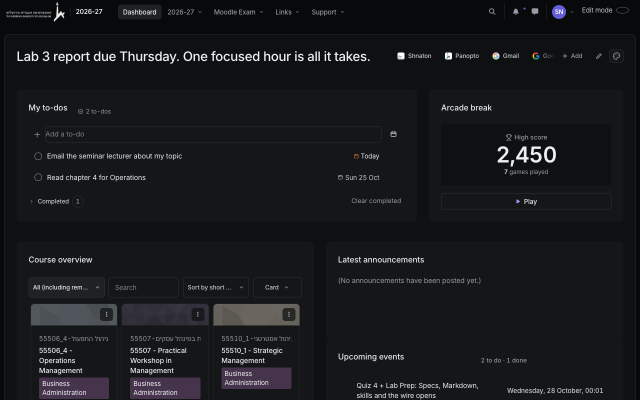
#> input picture docs/store/screenshot-night-operator.png, 1280 x 800 px, found by its file name (shown at 1/2 size); its folder holds 4 pictures in this run
$ python marquee.py
#> lines starting #> are read from the running program, lines starting #| are printed output that depends on the picture; after the words box and inside, x2 and y2 are one past the last pixel; in counts of white or black regions, pixels touching at a corner belong together
# Builds docs/store/promo-marquee-1400x560.png (24-bit, no alpha) from the store screenshots:
# brand on the left, three themes fanned out on the right.
from PIL import Image, ImageDraw, ImageFont, ImageFilter
W, H = 1400, 560
INK, YELLOW, PINK = (20, 20, 28), (255, 207, 51), (255, 111, 177)
AV = '/System/Library/Fonts/Avenir Next.ttc'
font = lambda size, idx: ImageFont.truetype(AV, size, index=idx)  # 0 regular, 2 demi bold, 8 heavy

m = Image.new('RGB', (W, H), INK)
# soft yellow glow behind the shots
glow = Image.new('RGBA', (W, H), (0, 0, 0, 0)); ImageDraw.Draw(glow).ellipse((700, -120, 1500, 680), fill=YELLOW + (70,))
#> after `glow = Image.new('RGBA', (W, H), (0, 0, 0, 0))`: glow: PIL image 1400x560 RGBA; every value is 0
#> after `ImageDraw.Draw(glow).ellipse((700, -120, 1500, 680), fill=YELLOW + (70`:
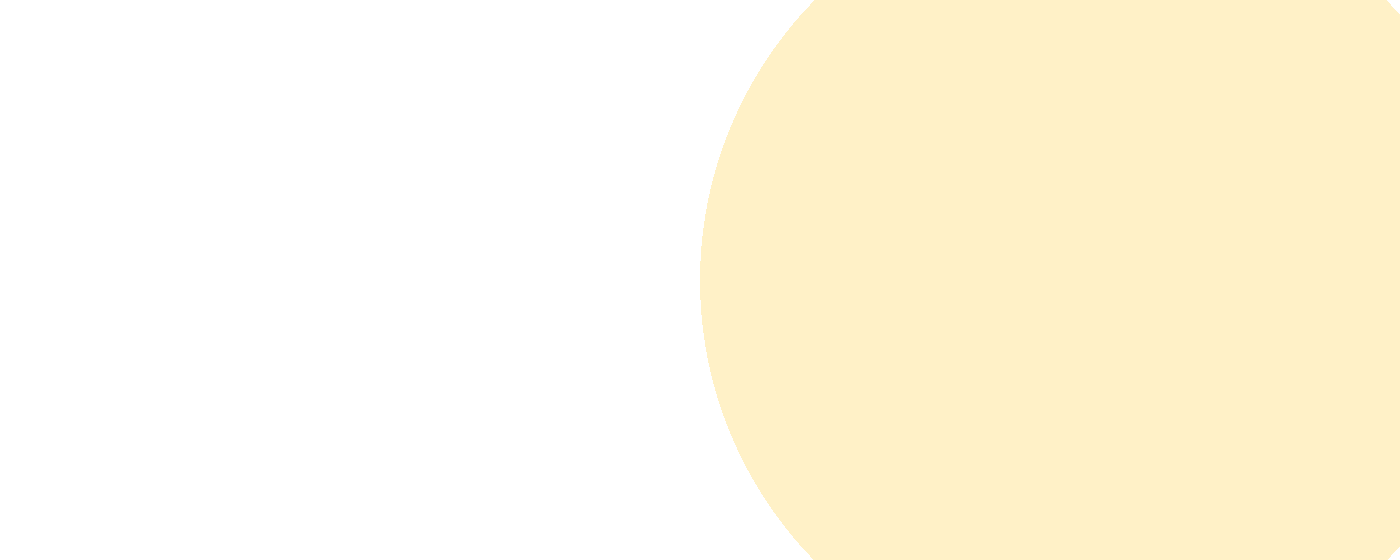
#> glow: PIL image 1400x560 RGBA; mean R, G, B, A 121, 98.2, 24.2, 33.2; transparent parts drawn white
m.paste(glow.filter(ImageFilter.GaussianBlur(120)), (0, 0), glow.filter(ImageFilter.GaussianBlur(120)))

def card(name, w, angle):
#> called with name = 'night-operator', w = 540, angle = 7
    im = Image.open(f'docs/store/screenshot-{name}.png').convert('RGB')
#> im is the input picture: PIL image 1280x800 RGB; mean R, G, B 24.9, 25.6, 27.8
    im = im.resize((w, round(w * 800 / 1280)), Image.LANCZOS)
#> im: PIL image 540x338 RGB
    mask = Image.new('L', im.size, 0); ImageDraw.Draw(mask).rounded_rectangle((0, 0, *im.size), 18, fill=255)
#> after `mask = Image.new('L', im.size, 0)`: mask: PIL image 540x338 L; every value is 0
#> after `ImageDraw.Draw(mask).rounded_rectangle((0, 0, *im.size), 18, fill=255)`:
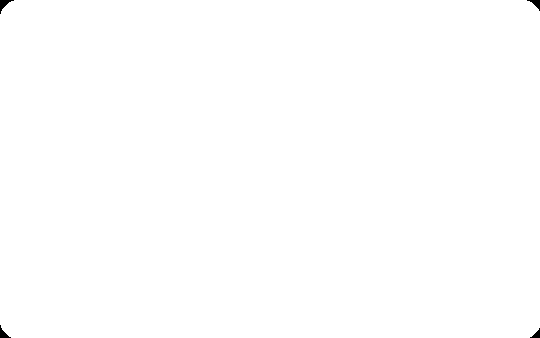
#> mask: PIL image 540x338 L; 99.9% white; 4 black regions, box (x1, y1, x2, y2) and area: (0, 0, 14, 14) 74, (527, 0, 540, 11) 60, (0, 325, 11, 338) 60, (530, 328, 540, 338) 47
    c = Image.new('RGBA', im.size); c.paste(im, (0, 0), mask)
#> after `c = Image.new('RGBA', im.size)`: c: PIL image 540x338 RGBA; every value is 0
    return c.rotate(angle, resample=Image.BICUBIC, expand=True)

def place(c, x, y):
#> called with x = 730, y = 34
    sh = Image.new('RGBA', c.size, (0, 0, 0, 0)); sh.putalpha(c.getchannel('A').point(lambda a: int(a * 0.55)))
#> after `sh = Image.new('RGBA', c.size, (0, 0, 0, 0))`: sh: PIL image 578x402 RGBA; every value is 0
    sh = sh.filter(ImageFilter.GaussianBlur(18))
    m.paste((0, 0, 0), (x + 10, y + 22), sh); m.paste(c, (x, y), c)

place(card('night-operator', 540, 7), 730, 34)
place(card('ahead', 540, -6), 640, 196)
#> call 2 of card, with name = 'ahead', w = 540, angle = -6
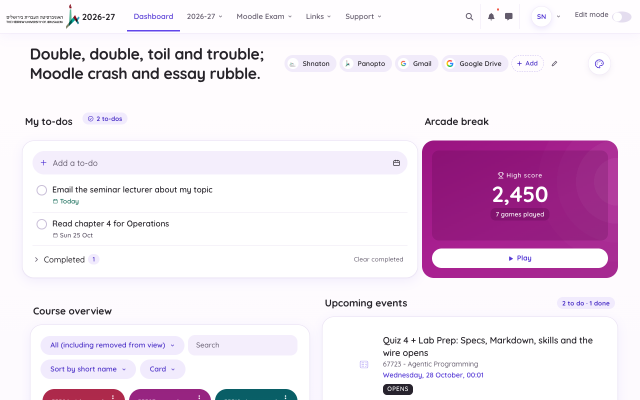
#> input picture docs/store/screenshot-ahead.png, 1280 x 800 px, found by its file name (shown at 1/2 size)
#> in card, im is the input picture: PIL image 1280x800 RGB; mean R, G, B 238, 224.3, 237.4
#> in card (call 2), `return c.rotate(angle, resample=Image.BICUBIC, expand=True)`:
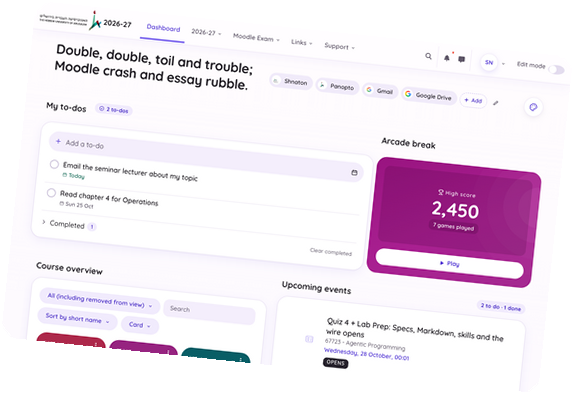
#> returned value: PIL image 574x394 RGBA; mean R, G, B, A 191.2, 180.2, 190.9, 205.5; transparent parts drawn white
#> in place (call 2), `sh = Image.new('RGBA', c.size, (0, 0, 0, 0))`: sh: PIL image 574x394 RGBA; every value is 0
place(card('campus-pop', 580, 1), 770, 124)
#> call 3 of card, with name = 'campus-pop', w = 580, angle = 1
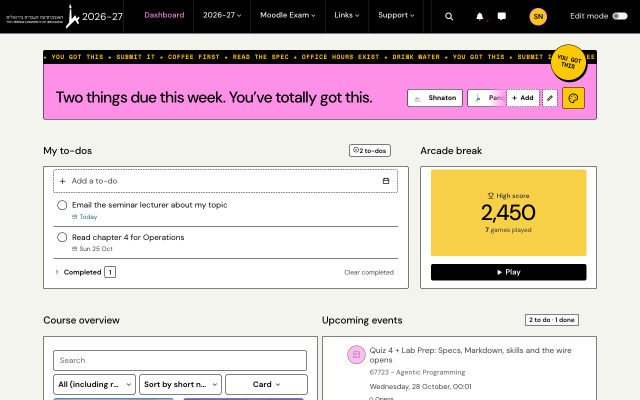
#> input picture docs/store/screenshot-campus-pop.png, 1280 x 800 px, found by its file name (shown at 1/2 size)
#> in card, im is the input picture: PIL image 1280x800 RGB; mean R, G, B 214.1, 200.3, 198.9
#> in card (call 3), `mask = Image.new('L', im.size, 0)`: mask: PIL image 580x362 L; every value is 0
#> in card (call 3), `ImageDraw.Draw(mask).rounded_rectangle((0, 0, *im.size), 18, fill=255)`: mask: PIL image 580x362 L; 99.9% white; 4 black regions, box (x1, y1, x2, y2) and area: (0, 0, 14, 14) 74, (567, 0, 580, 11) 60, (0, 349, 11, 362) 60, (570, 352, 580, 362) 47
#> in card (call 3), `c = Image.new('RGBA', im.size)`: c: PIL image 580x362 RGBA; every value is 0
#> call 3 of place, with x = 770, y = 124
#> in place (call 3), `sh = Image.new('RGBA', c.size, (0, 0, 0, 0))`: sh: PIL image 588x374 RGBA; every value is 0
#> in place (call 3), `sh = sh.filter(ImageFilter.GaussianBlur(18))`:
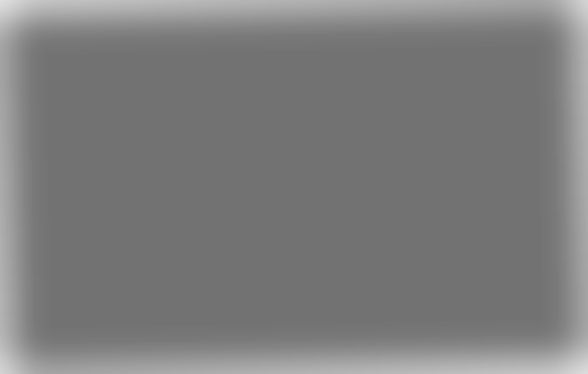
#> sh: PIL image 588x374 RGBA; mean R, G, B, A 0, 0, 0, 129.5; transparent parts drawn white
#> in place (call 3), `m.paste(c, (x, y), c)`:
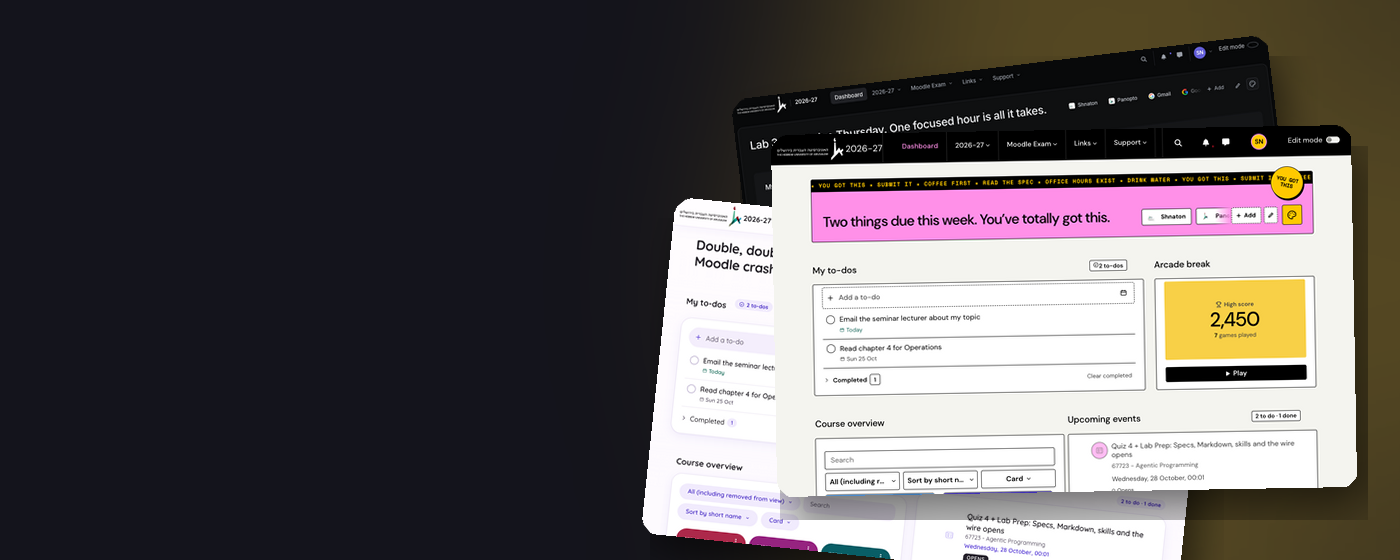
#> m: PIL image 1400x560 RGB; mean R, G, B 94.2, 89.2, 90.1

d = ImageDraw.Draw(m)
#> (the run stopped early here; a loop or call above may not have finished)
